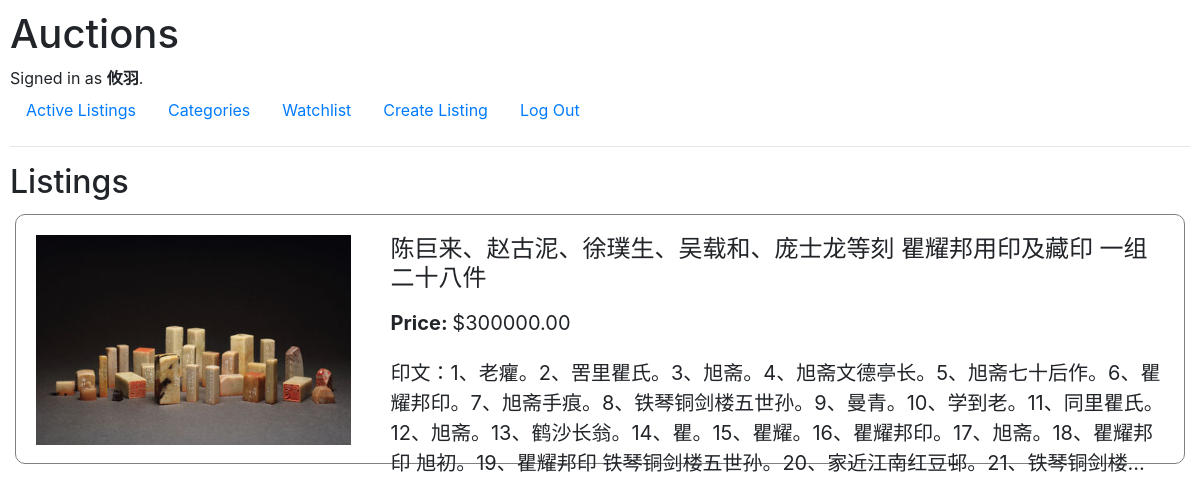
The app's page /watchlist (signed in) with its own data.
### auctions/models.py (models this page shows)
class User(AbstractUser):
    pass

class AuctionsListings(models.Model):
    title = models.CharField(max_length=128)
    description = models.TextField()
    price = models.DecimalField(decimal_places=2, max_digits=15)
    image = models.ImageField(null=True,blank=True)
    imgURL = models.URLField(blank= True);
    uid = models.ForeignKey(User, on_delete=models.CASCADE)
    active = models.BooleanField(default=True)
    category = models.CharField(max_length=64,default="Other")
    timestamp = models.DateTimeField(auto_now_add=True, null=True)

### auctions/views.py (the view)
# urls.py: path("watchlist", views.watchList, name="watchlist"),
@login_required
def watchList(request):
    watch = Watchlist.objects.all().filter(uid = request.user).values()
    items = []
    for item in watch.iterator():
        items.append(item['aid_id'])
    data = AuctionsListings.objects.all().filter(id__in = items)
    return render(request, "auctions/index.html", {
        "data": data,
        "Active":""
        })

### auctions/templates/auctions/index.html (shortened to what this page needs)
{% extends "auctions/layout.html" %}
{% block body %}
    <h2>{{ Active }} Listings</h2>
    {% for auction in data %}
        <div style="padding: 5px;display: flex;" onclick="window.location.href='/listings/{{auction.id}}'">
        <div class="RoundedRectangle">
            <div class="surBlank">
                <img class="images" src="{{ auction.imgURL }}" alt="{{ auction.title }}"/>
            </div>
            <div class="surBlank">
                <div>
                    <h4>{{ auction.title }}</h4>
                    <p class="info">
                        <span style="font-weight: 650;">Price: </span>
                        ${% firstof auction.highest_bid|floatformat:"2" auction.price %}
                    </p>
                    <p class="info">{{ auction.description }}</p>
                </div>
            </div>
        </div>
    </div>
    {% endfor %}
{% endblock %}

### auctions/templates/auctions/layout.html (shortened to what this page needs)
{% load static %}
<!DOCTYPE html>
<html lang="en">
    <head>
        <link rel="stylesheet" href="https://stackpath.bootstrapcdn.com/bootstrap/4.4.1/css/bootstrap.min.css">
        <link href="{% static 'auctions/styles.css' %}" rel="stylesheet">
    </head>
    <body>
        <h1>Auctions</h1>
        <div>
            {% if user.is_authenticated %}
                Signed in as <strong>{{ user.username }}</strong>.
            {% else %}
                Not signed in.
            {% endif %}
        </div>
        <ul class="nav">
            <li class="nav-item">
                <a class="nav-link" href="{% url 'index' %}">Active Listings</a>
            </li>
            <li class="nav-item">
                <a class="nav-link" href="{% url 'categories' %}">Categories</a>
            </li>
            {% if user.is_authenticated %}
                <li class="nav-item">
                    <a class="nav-link" href="{% url 'watchlist' %}">Watchlist</a>
                </li>
                <li class="nav-item">
                    <a class="nav-link" href="{% url 'create_listing' %}">Create Listing</a>
                </li>
                <li class="nav-item">
                    <a class="nav-link" href="{% url 'logout' %}">Log Out</a>
                </li>
            {% endif %}
        </ul>
        <hr>
        {% block body %}
        {% endblock %}
    </body>
</html>

### auctions/static/auctions/styles.css (style rules this page uses)
body { padding: 10px; }

### auctions/templates/auctions/index.html (style rules this page uses)
.RoundedRectangle { display: flex; width: 100%; border: 1.5px solid gray; border-radius: 10px; max-height: 250px; }
.images { max-height: 210px; max-width: 360px; }
.surBlank { padding: 20px; display: inline-block; vertical-align: top; }
.info { font-size: 20px; margin: 15px 0 20px 0; display: -webkit-box; -webkit-box-orient: vertical; -webkit-line-clamp: 4; overflow:hidden; text-overflow:ellipsis ; }

### records on screen
User: username "攸羽"
AuctionsListings: imgURL (picture), title "陈巨来、赵古泥、徐璞生、吴载和、庞士龙等刻 瞿耀邦用印及藏印 一组二十八件", price "300000.00", description "印文：1、老癯。2、罟里瞿氏。3、旭斋。4、旭斋文德亭长。5、旭斋七十后作。6、瞿耀邦印。7、旭斋手痕。8、铁琴铜剑楼五世孙。9、曼青。10、学到老。11、同里瞿氏。12、旭斋。13、鹤沙长翁。14、瞿。15、瞿耀。16、瞿耀邦印。17、旭斋。18、瞿耀邦印…"
